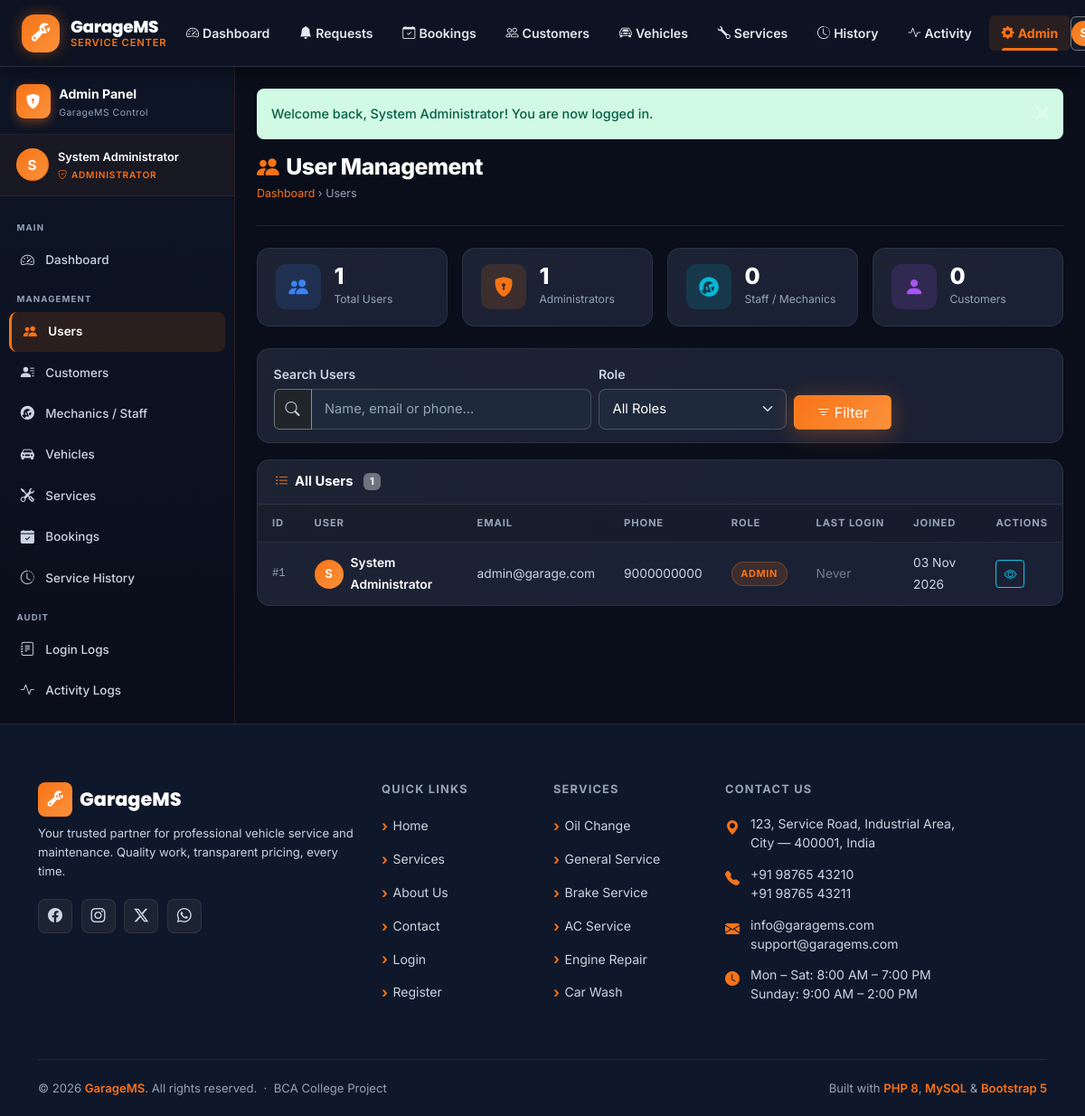
The page /admin/users.php (signed in) on the database its author committed.
### tables this page shows
CREATE TABLE `users` (
    `id`         INT UNSIGNED     NOT NULL AUTO_INCREMENT,
    `name`       VARCHAR(100)     NOT NULL                   COMMENT 'Full name of the user',
    `email`      VARCHAR(150)     NOT NULL                   COMMENT 'Unique login email',
    `password`   VARCHAR(255)     NOT NULL                   COMMENT 'bcrypt hash — never plain text',
    `role`       ENUM('admin','staff','customer')
                                  NOT NULL DEFAULT 'staff'   COMMENT 'Access level',
    `phone`      VARCHAR(20)      DEFAULT NULL               COMMENT 'Contact number',
    `created_at` TIMESTAMP        NOT NULL DEFAULT CURRENT_TIMESTAMP,
    `updated_at` TIMESTAMP        NOT NULL DEFAULT CURRENT_TIMESTAMP
                                            ON UPDATE CURRENT_TIMESTAMP,

    PRIMARY KEY (`id`),

     
    UNIQUE  KEY `uq_users_email`  (`email`),

     
    INDEX       `idx_users_role`  (`role`)

);

### admin/users.php (the view, shortened to what this page needs)
<?php
require_once __DIR__ . '/../includes/header.php';
$pdo = getDBConnection();
$search     = trim($_GET['search'] ?? '');
$roleFilter = trim($_GET['role'] ?? 'all');
$where  = [];
$params = [];
$whereClause = $where ? 'WHERE ' . implode(' AND ', $where) : '';
try {
    $sql = "SELECT u.id, u.name, u.email, u.role, u.phone, u.created_at,
                   (SELECT COUNT(*) FROM customers c WHERE c.user_id = u.id) AS customer_records,
                   (SELECT MAX(l.login_time) FROM login_logs l WHERE l.user_id = u.id) AS last_login
              FROM users u
              $whereClause
             ORDER BY u.created_at DESC";
    $stmt = $pdo->prepare($sql);
    $stmt->execute($params);
    $users = $stmt->fetchAll();
    $totalUsers     = (int)$pdo->query("SELECT COUNT(*) FROM users")->fetchColumn();
    $totalAdmins    = (int)$pdo->query("SELECT COUNT(*) FROM users WHERE role='admin'")->fetchColumn();
    $totalStaff     = (int)$pdo->query("SELECT COUNT(*) FROM users WHERE role='staff'")->fetchColumn();
    $totalCustomers = (int)$pdo->query("SELECT COUNT(*) FROM users WHERE role='customer'")->fetchColumn();
} catch (PDOException $e) {
    error_log('[GarageMS] Admin users list: ' . $e->getMessage());
    $users = [];
    $totalUsers = $totalAdmins = $totalStaff = $totalCustomers = 0;
}
require_once __DIR__ . '/../includes/navbar.php';
require_once __DIR__ . '/includes/admin_nav.php';
?>
<div class="admin-content">
    <div class="admin-page-header">
        <div>
            <h1 class="admin-page-title"><i class="bi bi-people-fill"></i>User Management</h1>
            <div class="admin-breadcrumb">
                <a href="<?= BASE_URL ?>admin/dashboard.php">Dashboard</a> › Users
            </div>
        </div>
    </div>
    <div class="row g-3 mb-4">
        <div class="col-6 col-lg-3">
            <div class="admin-stat-card">
                <div class="admin-stat-icon blue"><i class="bi bi-people-fill"></i></div>
                <div class="admin-stat-body">
                    <div class="admin-stat-value"><?= number_format($totalUsers) ?></div>
                    <div class="admin-stat-label">Total Users</div>
                </div>
            </div>
        </div>
        <div class="col-6 col-lg-3">
            <div class="admin-stat-card">
                <div class="admin-stat-icon orange"><i class="bi bi-shield-lock-fill"></i></div>
                <div class="admin-stat-body">
                    <div class="admin-stat-value"><?= number_format($totalAdmins) ?></div>
                    <div class="admin-stat-label">Administrators</div>
                </div>
            </div>
        </div>
        <div class="col-6 col-lg-3">
            <div class="admin-stat-card">
                <div class="admin-stat-icon cyan"><i class="bi bi-wrench-adjustable-circle-fill"></i></div>
                <div class="admin-stat-body">
                    <div class="admin-stat-value"><?= number_format($totalStaff) ?></div>
                    <div class="admin-stat-label">Staff / Mechanics</div>
                </div>
            </div>
        </div>
        <div class="col-6 col-lg-3">
            <div class="admin-stat-card">
                <div class="admin-stat-icon purple"><i class="bi bi-person-fill"></i></div>
                <div class="admin-stat-body">
                    <div class="admin-stat-value"><?= number_format($totalCustomers) ?></div>
                    <div class="admin-stat-label">Customers</div>
                </div>
            </div>
        </div>
    </div>
    <div class="admin-filter-bar">
        <form method="GET" action="<?= BASE_URL ?>admin/users.php" class="row g-2 align-items-end">
            <div class="col-md-5">
                <label class="form-label text-muted small fw-semibold mb-1">Search Users</label>
                <div class="input-group">
                    <span class="input-group-text bg-dark border-secondary text-muted"><i class="bi bi-search"></i></span>
                    <input type="text" name="search" class="form-control gms-input"
                           placeholder="Name, email or phone..." value="<?= e($search) ?>">
                </div>
            </div>
            <div class="col-md-3">
                <label class="form-label text-muted small fw-semibold mb-1">Role</label>
                <select name="role" class="form-select gms-input">
                    <option value="all"     <?= $roleFilter==='all'      ? 'selected' : '' ?>>All Roles</option>
                </select>
            </div>
            <div class="col-md-4 d-flex gap-2">
                <button type="submit" class="btn btn-gms-primary px-4">
                    <i class="bi bi-filter me-1"></i>Filter
                </button>
            </div>
        </form>
    </div>
    <div class="admin-card">
        <div class="admin-card-header">
            <h5 class="admin-card-title"><i class="bi bi-list-ul"></i>
                <?= $search || $roleFilter !== 'all' ? 'Filtered Results' : 'All Users' ?>
                <span class="badge bg-secondary ms-1" style="font-size:0.7rem;"><?= count($users) ?></span>
            </h5>
        </div>
        <div class="table-responsive">
            <table class="admin-table">
                <thead>
                    <tr>
                        <th>ID</th>
                        <th>User</th>
                        <th>Email</th>
                        <th>Phone</th>
                        <th>Role</th>
                        <th>Last Login</th>
                        <th>Joined</th>
                        <th>Actions</th>
                    </tr>
                </thead>
                <tbody>
                    <?php if (empty($users)): ?>
                        <tr><td colspan="8">
                            <div class="admin-empty">
                                <i class="bi bi-person-x"></i>
                                <p>No users found<?= $search ? " for \"" . e($search) . "\"" : '' ?>.</p>
                            </div>
                        </td></tr>
                    <?php else: ?>
                        <?php foreach ($users as $u): ?>
                            <tr>
                                <td class="cell-id">#<?= $u['id'] ?></td>
                                <td>
                                    <div class="d-flex align-items-center gap-2">
                                        <div class="admin-avatar-sm">
                                            <?= strtoupper(mb_substr($u['name'], 0, 1)) ?>
                                        </div>
                                        <span class="cell-name"><?= e($u['name']) ?></span>
                                    </div>
                                </td>
                                <td class="text-muted small"><?= e($u['email']) ?></td>
                                <td class="text-muted small"><?= e($u['phone'] ?? '—') ?></td>
                                <td>
                                    <?php
                                    $roleBadge = match($u['role']) {
                                        'admin'    => 'admin-badge-admin',
                                        'staff'    => 'admin-badge-staff',
                                        'customer' => 'admin-badge-customer',
                                        default    => 'admin-badge-inactive',
                                    };
                                    ?>
                                    <span class="admin-badge <?= $roleBadge ?>"><?= e($u['role']) ?></span>
                                </td>
                                <td class="small text-muted">
                                    <?= $u['last_login'] ? formatDateTime($u['last_login']) : '<span class="opacity-50">Never</span>' ?>
                                </td>
                                <td class="small text-muted">
                                    <?= formatDate($u['created_at']) ?>
                                </td>
                                <td>
                                    <div class="admin-btn-group">
                                        <button type="button" class="btn btn-outline-info btn-sm"
                                                data-bs-toggle="modal"
                                                data-bs-target="#userModal<?= $u['id'] ?>"
                                                title="View Details">
                                            <i class="bi bi-eye"></i>
                                        </button>
                                    </div>
                                </td>
                            </tr>
                        <?php endforeach; ?>
                    <?php endif; ?>
                </tbody>
            </table>
        </div>
    </div>
</div>
<?php
require_once __DIR__ . '/includes/admin_footer.php';
require_once __DIR__ . '/../includes/footer.php';
?>

### rows shown on the page
users: id "1", name "S", name "System Administrator", email "admin@garage.com", phone "9000000000", role "ADMIN", created_at "03 Nov 2026"

### other values the page prints
mb_substr($_SESSION['user_name'] ?? 'A', 0, 1) "S"
$_SESSION['user_name'] "System Administrator"
$msg "Welcome back, System Administrator! You are now logged in."
$totalUsers "1"
$totalAdmins "1"
$totalStaff "0"
$totalCustomers "0"
count($users) "1"
